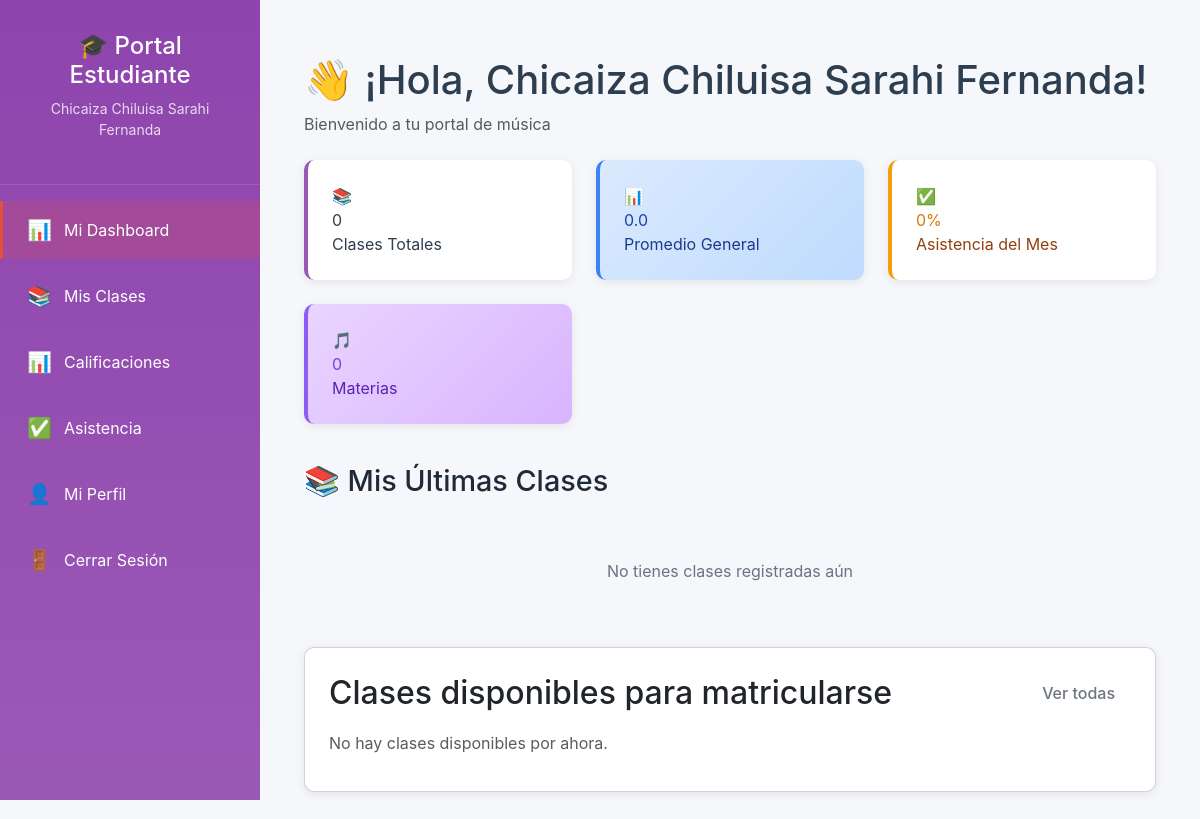
/students/dashboard/ (signed in), run on an earlier commit of the app's database.
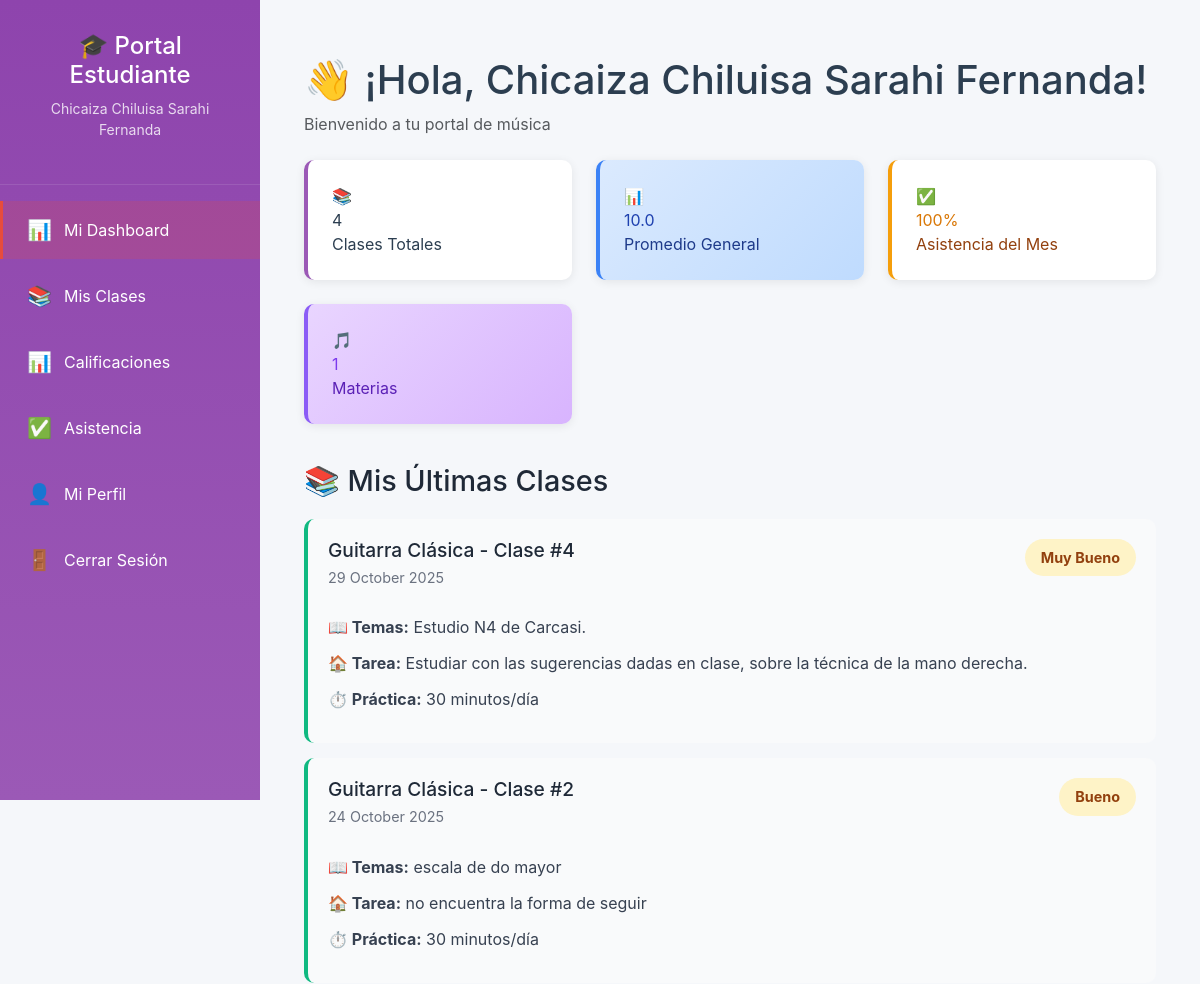
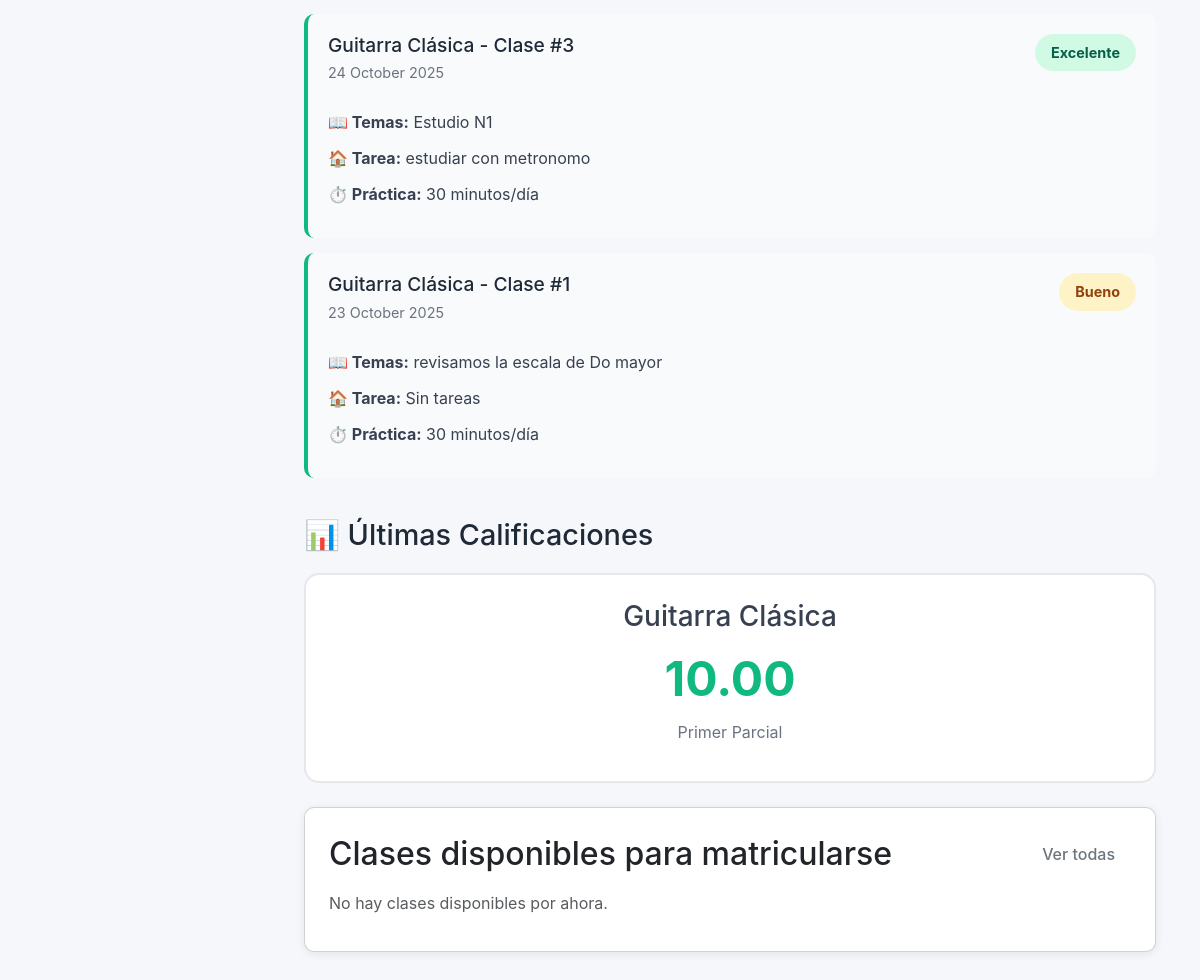
And on a later commit of the database (2 pictures, top to bottom).
### students/models.py (models this page shows, shortened)
class Student(models.Model):
    GRADE_CHOICES = [
        ('2do Básica', '2do Básica'),
        ('3ro Básica', '3ro Básica'),
        ('4to Básica', '4to Básica'),
        ('5to Básica', '5to Básica'),
        ('6to Básica', '6to Básica'),
        ('7mo Básica', '7mo Básica'),
        ('8vo Básica', '8vo Básica'),
        ('1ro Bachillerato', '1ro Bachillerato'),
        ('2do Bachillerato', '2do Bachillerato'),
        ('3ro Bachillerato', '3ro Bachillerato'),
    ]
    teacher = models.ForeignKey(Teacher, on_delete=models.CASCADE, related_name='students', verbose_name="Docente")
    user = models.OneToOneField(User, on_delete=models.SET_NULL, null=True, blank=True, related_name='student_profile', verbose_name="Usuario del estudiante")
    name = models.CharField(max_length=200, verbose_name="Nombre completo")
    grade = models.CharField(max_length=50, choices=GRADE_CHOICES, verbose_name="Año escolar")
    parent_name = models.CharField(max_length=200, blank=True, verbose_name="Nombre del padre/madre")
    parent_email = models.EmailField(blank=True, verbose_name="Email del padre/madre")
    parent_phone = models.CharField(max_length=20, blank=True, verbose_name="Teléfono del padre/madre")
    notes = models.TextField(blank=True, verbose_name="Notas adicionales")
    photo = models.ImageField(upload_to='profiles/students/', blank=True, null=True, verbose_name="Foto de perfil")
    active = models.BooleanField(default=True, verbose_name="Activo")
    created_at = models.DateTimeField(auto_now_add=True)
    class Meta:
        ordering = ['name']
        verbose_name = "Estudiante"
        verbose_name_plural = "Estudiantes"
    def get_subjects(self):
        return self.activities.values_list('subject', flat=True).distinct()

### classes/models.py (models this page shows, shortened)
class Activity(models.Model):
    SUBJECT_CHOICES = [
        ('Guitarra Clásica', '🎸 Guitarra Clásica'),
        ('Conjunto Instrumental', '🎺 Conjunto Instrumental'),
        ('Creación y Arreglos Musicales', '🎵 Creación y Arreglos Musicales'),
    ]
    PERFORMANCE_CHOICES = [
        ('Excelente', 'Excelente'),
        ('Muy Bueno', 'Muy Bueno'),
        ('Bueno', 'Bueno'),
        ('Regular', 'Regular'),
        ('Necesita mejorar', 'Necesita mejorar'),
    ]
    student = models.ForeignKey(Student, on_delete=models.CASCADE, related_name='activities', verbose_name="Estudiante")
    clase = models.ForeignKey(Clase, on_delete=models.CASCADE, related_name='activities')
    subject = models.CharField(max_length=100, choices=SUBJECT_CHOICES, verbose_name="Materia")
    class_number = models.PositiveIntegerField(verbose_name="Número de clase")
    date = models.DateField(verbose_name="Fecha de clase")
    topics_worked = models.TextField(blank=True, verbose_name="Temas trabajados")
    techniques = models.TextField(blank=True, verbose_name="Técnicas desarrolladas")
    pieces = models.CharField(max_length=500, blank=True, verbose_name="Piezas/Repertorio")
    performance = models.CharField(max_length=50, choices=PERFORMANCE_CHOICES, default='Bueno', verbose_name="Desempeño")
    strengths = models.TextField(blank=True, verbose_name="Fortalezas")
    areas_to_improve = models.TextField(blank=True, verbose_name="Áreas a mejorar")
    homework = models.TextField(blank=True, verbose_name="Tareas para casa")
    practice_time = models.PositiveIntegerField(
        default=30,
        validators=[MinValueValidator(15), MaxValueValidator(180)],
        verbose_name="Tiempo de práctica (minutos)"
    )
    observations = models.TextField(blank=True, verbose_name="Observaciones")
    created_at = models.DateTimeField(auto_now_add=True)
    updated_at = models.DateTimeField(auto_now=True)
    class Meta:
        ordering = ['-date', '-class_number']
        verbose_name = "Actividad"
        verbose_name_plural = "Actividades"
        unique_together = ['student', 'subject', 'class_number']

class Grade(models.Model):
    PERIOD_CHOICES = [
        ('Primer Parcial', 'Primer Parcial'),
        ('Segundo Parcial', 'Segundo Parcial'),
        ('Tercer Parcial', 'Tercer Parcial'),
        ('Examen Final', 'Examen Final'),
        ('Quimestre 1', 'Quimestre 1'),
        ('Quimestre 2', 'Quimestre 2'),
    ]
    student = models.ForeignKey(Student, on_delete=models.CASCADE, related_name='grades', verbose_name="Estudiante")
    subject = models.CharField(max_length=100, choices=Activity.SUBJECT_CHOICES, verbose_name="Materia")
    period = models.CharField(max_length=50, choices=PERIOD_CHOICES, verbose_name="Período")
    score = models.DecimalField(max_digits=5, decimal_places=2, validators=[MinValueValidator(0), MaxValueValidator(10)], verbose_name="Calificación")
    comments = models.TextField(blank=True, verbose_name="Comentarios")
    date = models.DateField(verbose_name="Fecha de calificación")
    created_at = models.DateTimeField(auto_now_add=True)
    class Meta:
        ordering = ['-date']
        verbose_name = "Calificación"
        verbose_name_plural = "Calificaciones"
        unique_together = ['student', 'subject', 'period']

### students/views.py (the view)
# urls.py: path('dashboard/', views.student_dashboard_view, name='student_dashboard'),
@login_required
@student_required
def student_dashboard_view(request):
    try:
        estudiante = request.user.student_profile
    except AttributeError:
        messages.error(request, 'No se encontró tu perfil de estudiante')
        return redirect('users:login')
    mis_actividades = Activity.objects.filter(student=estudiante).order_by('-date')[:10]
    mis_calificaciones = Grade.objects.filter(student=estudiante).order_by('-date')[:5]
    mis_asistencias_qs = Attendance.objects.filter(student=estudiante).order_by('-date')
    mis_asistencias = list(mis_asistencias_qs[:10])
    clases_candidatas = Clase.objects.filter(active=True).exclude(
        enrollments__student=estudiante,
        enrollments__active=True
    )
    clases_disponibles = [c for c in clases_candidatas if estudiante.can_take_subject(c.subject) and c.has_space()]
    mis_clases = Clase.objects.filter(
        enrollments__student=estudiante,
        enrollments__active=True
    )
    total_clases = Activity.objects.filter(student=estudiante).count()
    total_asistencias = len(mis_asistencias)
    presente_count = sum(1 for a in mis_asistencias if a.status == 'Presente')
    promedio = Grade.objects.filter(student=estudiante).aggregate(promedio=Avg('score'))['promedio'] or 0
    asistencia_porcentaje = (presente_count / total_asistencias * 100) if total_asistencias else 0
    subjects = estudiante.get_subjects()
    actividades_por_materia = {}
    for actividad in mis_actividades:
        actividades_por_materia.setdefault(actividad.subject, []).append(actividad)
    context = {
        'student': estudiante,
        'recent_activities': mis_actividades,
        'recent_grades': mis_calificaciones,
        'promedio': round(promedio, 2),
        'asistencia_porcentaje': round(asistencia_porcentaje, 0),
        'subjects': subjects,
        'total_classes': total_clases,
        'clases_disponibles': clases_disponibles,
        'mis_clases': mis_clases,
        'mis_asistencias': mis_asistencias,
        'actividades_por_materia': actividades_por_materia,
    }
    return render(request, 'students/dashboard.html', context)

### students/templates/students/dashboard.html (shortened to what this page needs)
{% extends 'students/base.html' %}
{% block content %}
<div class="container-narrow">
<h1 class="mb-2">👋 ¡Hola, {{ student.name }}!</h1>
<p class="text-muted mb-4">Bienvenido a tu portal de música</p>
<div class="stats-grid">
    <div class="stat-card">
        <div class="stat-icon">📚</div>
        <div class="stat-value">{{ total_classes }}</div>
        <div class="stat-label">Clases Totales</div>
    </div>
    <div class="stat-card" style="background: linear-gradient(135deg, #DBEAFE 0%, #BFDBFE 100%); border-color: #3B82F6;">
        <div class="stat-icon">📊</div>
        <div class="stat-value" style="color: #1E40AF;">{{ promedio|floatformat:1 }}</div>
        <div class="stat-label" style="color: #1E3A8A;">Promedio General</div>
    </div>
    <div class="stat-card" style="background: linear-gradient(135deg: #FEF3C7 0%, #FDE68A 100%); border-color: #F59E0B;">
        <div class="stat-icon">✅</div>
        <div class="stat-value" style="color: #D97706;">{{ asistencia_porcentaje|floatformat:0 }}%</div>
        <div class="stat-label" style="color: #92400E;">Asistencia del Mes</div>
    </div>
    <div class="stat-card" style="background: linear-gradient(135deg, #E9D5FF 0%, #D8B4FE 100%); border-color: #8B5CF6;">
        <div class="stat-icon">🎵</div>
        <div class="stat-value" style="color: #7C3AED;">{{ subjects.count }}</div>
        <div class="stat-label" style="color: #5B21B6;">Materias</div>
    </div>
</div>
<div style="margin-top: 40px;">
    <h2 style="color: #1F2937; font-size: 1.8em; margin-bottom: 20px;">📚 Mis Últimas Clases</h2>
    {% for activity in recent_activities %}
    <div style="background: #F9FAFB; border-left: 4px solid #10B981; padding: 20px; border-radius: 10px; margin-bottom: 15px;">
        <div style="display: flex; justify-content: space-between; align-items: start; flex-wrap: wrap; gap: 10px;">
            <div>
                <h3 style="color: #1F2937; font-size: 1.2em; margin-bottom: 5px;">
                    {{ activity.subject }} - Clase #{{ activity.class_number }}
                </h3>
                <p style="color: #6B7280; font-size: 0.9em;">{{ activity.date|date:"d F Y" }}</p>
            </div>
            <span style="padding: 8px 16px; border-radius: 20px; font-weight: bold; font-size: 0.9em;
                {% if activity.performance == 'Excelente' %}background: #D1FAE5; color: #065F46;
                {% elif activity.performance == 'Muy Bueno' or activity.performance == 'Bueno' %}background: #FEF3C7; color: #92400E;
                {% else %}background: #FED7AA; color: #9A3412;{% endif %}">
                {{ activity.performance }}
            </span>
        </div>
        <div style="margin-top: 15px; color: #374151;">
            <p><strong>📖 Temas:</strong> {{ activity.topics_worked|default:"No especificado" }}</p>
            <p style="margin-top: 5px;"><strong>🏠 Tarea:</strong> {{ activity.homework|default:"Sin tareas" }}</p>
            <p style="margin-top: 5px;"><strong>⏱️ Práctica:</strong> {{ activity.practice_time }} minutos/día</p>
        </div>
    </div>
    {% empty %}
    <p style="color: #6B7280; text-align: center; padding: 40px;">No tienes clases registradas aún</p>
    {% endfor %}
</div>
{% if recent_grades %}
<div style="margin-top: 40px;">
    <h2 style="color: #1F2937; font-size: 1.8em; margin-bottom: 20px;">📊 Últimas Calificaciones</h2>
    <div style="display: grid; grid-template-columns: repeat(auto-fit, minmax(250px, 1fr)); gap: 20px;">
        {% for grade in recent_grades %}
        <div style="background: white; border: 2px solid #E5E7EB; padding: 25px; border-radius: 15px; text-align: center;">
            <h3 style="color: #374151; margin-bottom: 10px;">{{ grade.subject }}</h3>
            <div style="font-size: 3em; font-weight: bold;
                {% if grade.score >= 9 %}color: #10B981;
                {% elif grade.score >= 7 %}color: #F59E0B;
                {% else %}color: #EF4444;{% endif %}">
                {{ grade.score }}
            </div>
            <p style="color: #6B7280; margin-top: 5px;">{{ grade.period }}</p>
        </div>
        {% endfor %}
    </div>
</div>
{% endif %}
<div class="mt-4">
  <div class="card mb-4">
    <div class="d-flex justify-content-between align-items-center mb-3">
      <h2 class="mb-0">Clases disponibles para matricularse</h2>
      <a href="{% url 'students:classes' %}" class="btn btn-outline-secondary">Ver todas</a>
    </div>
    {% if clases_disponibles %}
      <div class="row g-3">
        {% for c in clases_disponibles %}
          <div class="col-12 col-md-6">
            <div class="card h-100">
              <div class="d-flex justify-content-between">
                <div>
                  <h5 class="mb-1">{{ c.subject }} • {{ c.name }}</h5>
                  <p class="mb-1 text-muted">Docente: {{ c.teacher.full_name }}</p>
                  <small class="text-muted">Cupos: {{ c.get_enrolled_count }} / {{ c.max_students }}</small>
                </div>
                <div>
                  <a class="btn btn-primary" href="{% url 'students:enroll' c.id %}">Matricularme</a>
                </div>
              </div>
            </div>
          </div>
        {% endfor %}
      </div>
    {% else %}
      <p class="text-muted">No hay clases disponibles por ahora.</p>
    {% endif %}
  </div>
</div>
</div>
{% endblock %}

### students/templates/students/base.html (shortened to what this page needs)
{% load static %}
<!DOCTYPE html>
<html lang="es">
<head>
    <link href="https://cdn.jsdelivr.net/npm/bootstrap@5.3.3/dist/css/bootstrap.min.css" rel="stylesheet">
    <link rel="stylesheet" href="{% static 'css/app.css' %}">
</head>
<body>
    {% if user.is_authenticated and user.student_profile %}
    <div class="dashboard-container">
        <aside class="sidebar">
            <div class="sidebar-header">
                <h2>🎓 Portal Estudiante</h2>
                <p>{{ request.user.student_profile.name }}</p>
            </div>
            <nav class="sidebar-nav">
                <a href="{% url 'students:student_dashboard' %}" class="nav-item {% if request.resolver_match.url_name == 'student_dashboard' %}active{% endif %}">
                    <span class="icon">📊</span>
                    <span>Mi Dashboard</span>
                </a>
                <a href="{% url 'students:classes' %}" class="nav-item {% if request.resolver_match.url_name == 'classes' %}active{% endif %}">
                    <span class="icon">📚</span>
                    <span>Mis Clases</span>
                </a>
                <a href="{% url 'students:grades' %}" class="nav-item {% if request.resolver_match.url_name == 'grades' %}active{% endif %}">
                    <span class="icon">📊</span>
                    <span>Calificaciones</span>
                </a>
                <a href="{% url 'students:attendance' %}" class="nav-item {% if request.resolver_match.url_name == 'attendance' %}active{% endif %}">
                    <span class="icon">✅</span>
                    <span>Asistencia</span>
                </a>
                <a href="{% url 'students:profile' %}" class="nav-item {% if request.resolver_match.url_name == 'profile' %}active{% endif %}">
                    <span class="icon">👤</span>
                    <span>Mi Perfil</span>
                </a>
                <a href="{% url 'users:logout' %}" class="nav-item">
                    <span class="icon">🚪</span>
                    <span>Cerrar Sesión</span>
                </a>
            </nav>
        </aside>
        <main class="main-content">
            <div class="container-fluid py-4">
                {% block content %}
                {% endblock %}
            </div>
        </main>
    </div>
    {% else %}
    <div style="padding: 2rem; text-align: center;">
        <h1>Acceso Denegado</h1>
        <p>Debes iniciar sesión como estudiante para acceder a esta página.</p>
        <a href="{% url 'users:login' %}" class="btn btn-primary">Iniciar Sesión</a>
    </div>
    {% endif %}
</body>
</html>

What changed in the data, as far as the page shows it:
added Activity: subject "Guitarra Clásica", class_number "4", date "29 October 2025", performance "Muy Bueno", topics_worked "Estudio N4 de Carcasi.", homework "Estudiar con las sugerencias dadas en clase, sobre la técnica de la mano derecha.", practice_time "30"
added Activity: subject "Guitarra Clásica", class_number "2", date "24 October 2025", performance "Bueno", topics_worked "escala de do mayor", homework "no encuentra la forma de seguir", practice_time "30"
added Activity: subject "Guitarra Clásica", class_number "3", date "24 October 2025", performance "Excelente", topics_worked "Estudio N1", homework "estudiar con metronomo", practice_time "30"
added Activity: subject "Guitarra Clásica", class_number "1", date "23 October 2025", performance "Bueno", topics_worked "revisamos la escala de Do mayor", homework "Sin tareas", practice_time "30"
added Grade: subject "Guitarra Clásica", score "10.00", period "Primer Parcial"
Also different on the page:
{{ total_classes }}: "0" → "4"
{{ promedio|floatformat:1 }}: "0.0" → "10.0"
{{ asistencia_porcentaje|floatformat:0 }}: "0" → "100"
{{ subjects.count }}: "0" → "1"
text no longer shown: "No tienes clases registradas aún"
text now shown: "📊 Últimas Calificaciones"
